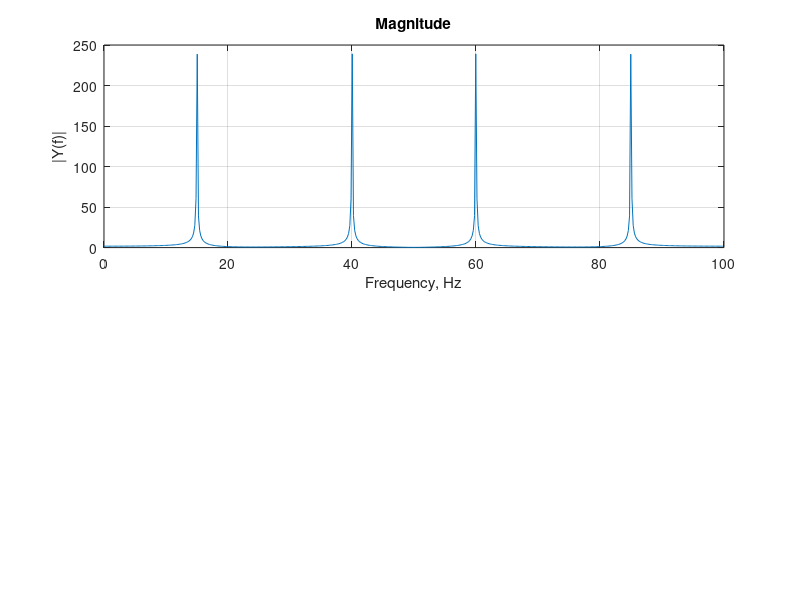

This figure's MATLAB source: (Note: this script raises an error after producing the figure.)
clc; clear; close all;

% --- Parameters ---
Fs = 100;                           % sampling frequency (Hz)
t  = 0:1/Fs:10-1/Fs;                % 0 … 9.99 s (N = 1000 samples)

% --- Original signal (same as Exercise 8) ---
x = sin(2*pi*15*t) + sin(2*pi*40*t);

% --- N-point DFT (use second argument of fft) ---
n = 512;                            % DFT length as required
y = fft(x, n);                      % N-point DFT
m = abs(y);                         % Magnitude

% Reduce round-off error for phase by zeroing tiny magnitudes
y(m < 1e-6) = 0;
p = unwrap(angle(y));               % Phase (radians)

% --- Frequency vector for N-point DFT ---
f = (0:n-1) * Fs / n;               % 0 … Fs-Δf

% --- Plots (Magnitude & Phase) ---
figure;

subplot(2,1,1);
plot(f, m);
grid on;
title('Magnitude');
xlabel('Frequency, Hz'); ylabel('|Y(f)|');
xlim([0 Fs]);                       % show 0..100 Hz like the slide
ax = gca; ax.XTick = [15 40 60 85];

subplot(2,1,2);
plot(f, p * 180/pi);
grid on;
title('Phase');
xlabel('Frequency, Hz'); ylabel('Phase (deg)');
xlim([0 Fs]);
ax = gca; ax.XTick = [15 40 60 85];
